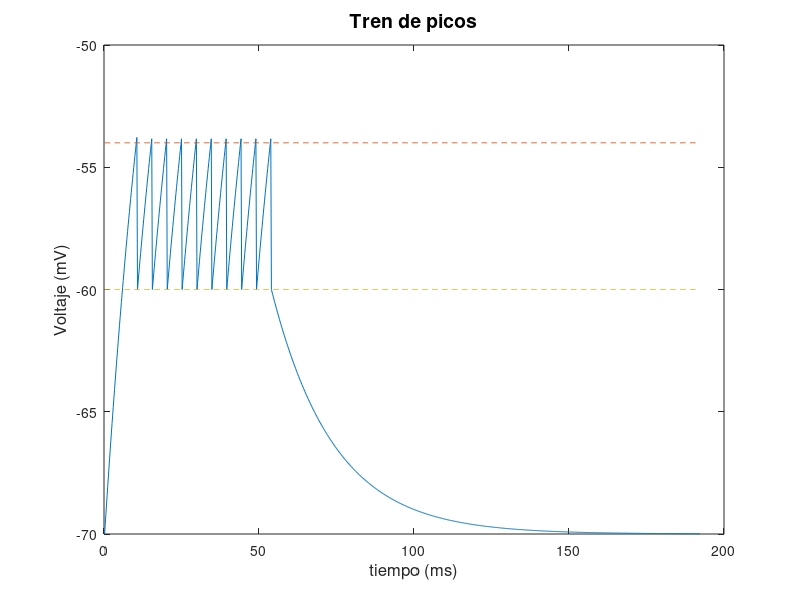

Recreate this plot in MATLAB.
1;

% inicializar parametros y pasar a las mismas unidades (A V Ohm Farad s)
Iapp = 1 * 1e-9  ; 
Cm = 500 * 1e-12 ; 
gl = 25 * 1e-9; 
Vl = -70 * 1e-3; 
Vtita = -54 * 1e-3; 
Vcero = -60 * 1e-3; 
tv = Cm/ gl ; 
Vinf = Vl  + (Iapp/gl) ;
V(1) = Vl ;
dt = 0.2 * 1e-3; 
count = 0 ;
i = 1 ;


% iterar hasta conseguir 10 disparos
while count < 10
	i = i + 1;
	V(i) = Vinf + (V(i-1) -Vinf) * exp(-(dt/tv));
	if V(i) > Vtita
		V(i+1) = Vcero;
		i = i + 1;
		count = count + 1;
	end

	 
end


% Corto corriente
Vinf = Vl;

epsilon = 1e-5;


% Iterar hasta volver al reposo
while V(i) > Vl + epsilon
	i = i + 1;
	V(i) = Vinf + (V(i-1) -Vinf) * exp(-(dt/tv));

end


ejeX =1000*(1:i)*dt; 


plot(ejeX ,1000*V);
title('Tren de picos','fontsize',14);
xlabel('tiempo (ms)','fontsize',12);
ylabel('Voltaje (mV)','fontsize',12);
hold on;
plot(ejeX,ones(1,i)*Vtita*1000,'--');
plot(ejeX,ones(1,i)*Vcero*1000,'--');
hold off
